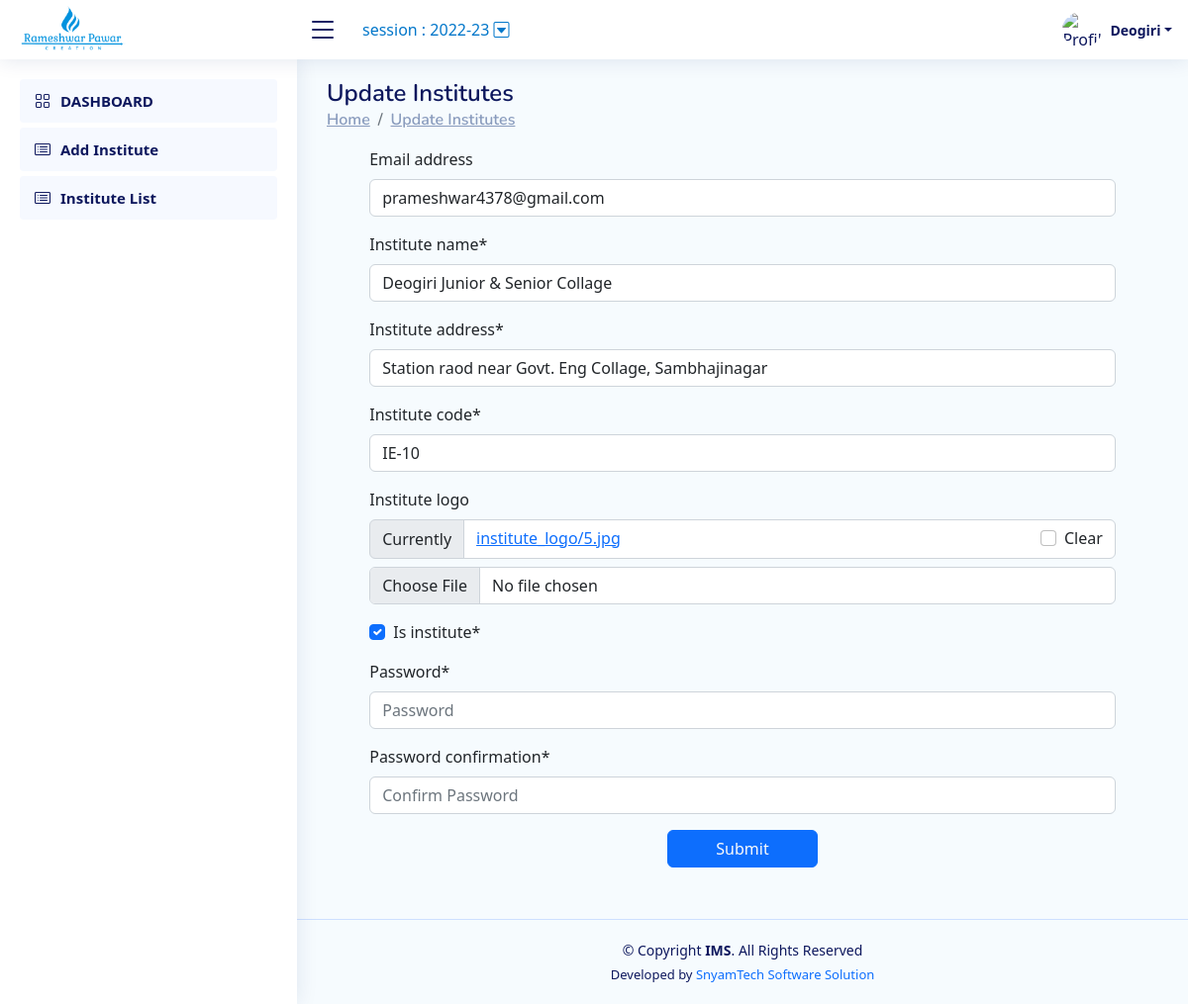
Page /Developer/update_institute/2 (signed in) on the committed database.
### Developer/models.py (models this page shows)
class CustomUser(AbstractUser):
    id = models.AutoField(primary_key=True)
    username = models.CharField(max_length=255,null=True,unique=True)
    academic_session=models.CharField(max_length=255,null=True,blank=True, choices=FINANCIAL_YEAR,default="2022-23")
    is_institute=models.BooleanField(default=False)
    institute_logo=models.ImageField( upload_to="institute_logo/", null=True,blank=True)
    institute_name = models.CharField(max_length=255,null=True)
    institute_address = models.CharField(max_length=500,null=True)
    institute_code = models.CharField(max_length=500,null=True)
    institute_is_completed=models.BooleanField(default=False)
    is_staff=models.BooleanField(default=False)
    staff_name=models.CharField(max_length=255,null=True)
    staff_id_no=models.CharField(max_length=50,null=True)
    staff_profile=models.ImageField( upload_to="staff_profile/", null=True,blank=True)
    is_student=models.BooleanField(default=False)
    student_profile=models.ImageField(upload_to="student_profile/", null=True,blank=True)
    student_prn_no=models.CharField(max_length=50,null=True,unique=True)
    student_admission_date=models.DateField(auto_now=False, auto_now_add=False,null=True)
    student_name=models.CharField(max_length=255,null=True)
    student_gender=models.CharField(max_length=255,null=True,choices=GENDER)
    student_dob=models.DateField(auto_now=False, auto_now_add=False,null=True)
    student_mobile=models.CharField(max_length=255,null=True)
    student_village=models.CharField(max_length=255,null=True)
    student_taluka=models.CharField(max_length=255,null=True)
    student_dist=models.CharField(max_length=255,null=True)
    parent_name=models.CharField(max_length=255,null=True,blank=True)
    parent_mobile=models.CharField(max_length=255,null=True,blank=True)
    parent_village=models.CharField(max_length=255,null=True,blank=True)
    parent_taluka=models.CharField(max_length=255,null=True,blank=True)
    parent_dist=models.CharField(max_length=255,null=True,blank=True)
    student_collage=models.CharField(max_length=255,null=True,blank=True)
    student_collage_address=models.CharField(max_length=255,null=True,blank=True)
    student_class=models.CharField(max_length=255,null=True,choices=CLASS)
    batch=models.CharField(max_length=255,null=True,blank=True)
    group=models.CharField(max_length=255,null=True,blank=True)
    status=models.CharField(max_length=255,null=True,choices=STUDENT_STATUS)
    date_time=models.DateTimeField(auto_now=False, auto_now_add=True,null=True)
    tour_is_completed=models.BooleanField(default=False)
    is_institute_profile_completed=models.BooleanField(default=False)

### Developer/views.py (the view)
# urls.py: path('update_institute/<int:id>', views.update_institute,name="update_institute"),
def update_institute(request,id):
    if request.method=="POST":
        pi=CustomUser.objects.get(pk=id)
        fm=Custom_Institute_Update_Form(request.POST,request.FILES, instance=pi)
        if fm.is_valid():
            fm.save()
            messages.success(request,'Notification Updated Successfully')
            return redirect('/Developer/institute_list/')
    else:
        pi=CustomUser.objects.get(pk=id)
        fm=Custom_Institute_Update_Form(instance=pi)
    return render(request,'update_institute.html',{'form':fm})

### Developer/forms.py (shortened to what this page needs)
class Custom_Institute_Update_Form(UserCreationForm):
    def __init__(self, *args, **kwargs):
        super().__init__(*args, **kwargs)
        self.fields['password1'].widget = forms.PasswordInput(attrs={'autocomplete': 'new-password', 'placeholder': 'Password'})
        self.fields['password2'].widget = forms.PasswordInput(attrs={'autocomplete': 'new-password', 'placeholder': 'Confirm Password'})
        self.fields['password1'].help_text = None
        self.fields['password2'].help_text = None
    is_institute = forms.BooleanField(widget=forms.CheckboxInput(attrs={'class': 'checkbox'}), initial=True)
    class Meta:
        model = CustomUser
        exclude = ('username',)
        fields = ('email', 'institute_name', 'institute_address', 'institute_code', 'institute_logo', 'is_institute', 'password1', 'password2')

### Developer/templates/update_institute.html (shortened to what this page needs)
{% extends 'developer_base.html' %}
{% load crispy_forms_tags %}
{% block content %}
<main id="main" class="main">
  <div class="pagetitle">
    <h1>Update Institutes</h1>
    <nav>
      <ol class="breadcrumb">
        <li class="breadcrumb-item"><a href="#">Home</a></li>
        <li class="breadcrumb-item"><a href="#">Update Institutes</a></li>
      </ol>
    </nav>
  </div>
  <section class="section dashboard">
    <div class="row">
      <div class="col-lg-12">
        <div class="row">
          <div class="container" style="max-width:90%;">
            <form method="POST" enctype="multipart/form-data" >
              {{form|crispy}}
              <center> <input type="submit" value="Submit" class="btn btn-primary text-light px-5 px-3"></center>
            </form>
          </div>
        </div>
      </div>
    </div>
  </section>
</main>
<div id="loading-spinner" class="spinner-border text-primary" role="status">
  <span class="sr-only">Loading...</span>
</div>
{% endblock content %}

### Developer/templates/developer_base.html (shortened to what this page needs)
{% load static %}
<!DOCTYPE html>
<html lang="en">
<head>
    <link href="https://unpkg.com/aos@2.3.1/dist/aos.css" rel="stylesheet">
    <link rel="stylesheet" href="https://cdn.jsdelivr.net/npm/bootstrap-icons@1.10.3/font/bootstrap-icons.css">
  <link rel="stylesheet" href="{% static 'css/base_style.css' %}">
<link rel="stylesheet" href="https://cdn.jsdelivr.net/npm/bootstrap@5.2.2/dist/css/bootstrap.min.css">
<link rel="stylesheet" href="https://cdn.datatables.net/1.11.3/css/dataTables.bootstrap5.min.css">
</head>
<body>
<header id="header" class="header fixed-top d-flex align-items-center">
  <div class="d-flex align-items-center justify-content-between">
      <a href=" " class="logo d-flex align-items-center">
          <img src="{% static 'img/developer_logo.png' %}" alt="IMS - Logo">
      </a>
      <i class="bi bi-list toggle-sidebar-btn"></i>
  </div>
  <div class="px-4" >
     <a href="" style="text-decoration:none;color:rgb(3, 119, 202);"  data-toggle="modal" data-target="#update_academic_session"> <span class="session_title"> session :</span> {{user.academic_session}} <span class="session_icon">  <i class="bi bi-caret-down-square" ></i></span></a>
  </div>
  <nav class="header-nav ms-auto">
      <ul class="d-flex align-items-center">
          <li class="nav-item dropdown pe-3 text-center  ">
              <a class="nav-link nav-profile d-flex align-items-center pe-0" href="#" data-bs-toggle="dropdown">
                {% if request.user.institute_logo %}
                  <img src="/media/{{request.user.institute_logo}}" alt="Profile" class="rounded-circle"  style="width:40px; height:40px;">
                  {% else %}
                  <img src="{% static 'img/profile_sample.jpg' %}" alt="Profile" class="rounded-circle" style="width:40px; height:40px;">
                  {% endif %}
                  <span class="d-none d-md-block dropdown-toggle ps-2"> {{request.user.username}}</span>
              </a>
          </li>
      </ul>
  </nav>
</header>
<aside id="sidebar" class="sidebar">
  <ul class="sidebar-nav" id="sidebar-nav">
    <li class="nav-item">
          <a class="nav-link " href="{% url 'institute_dashboard' %}">
              <i class="bi bi-grid"></i>
              <span>DASHBOARD</span>
          </a>
      </li>
      <li class="nav-item">
        <a class="nav-link " href="{% url 'add_institute' %}">
          <i class="bi bi-card-list"></i>
            <span>Add Institute</span>
        </a>
      </li>
      <li class="nav-item">
        <a class="nav-link " href="{% url 'institute_list' %}">
          <i class="bi bi-card-list"></i>
            <span>Institute List</span>
        </a>
      </li>
  </ul>
</aside>
  {% block content %}{% endblock content %}
  <footer id="footer" class="footer text-center">
      <div class="copyright">
          &copy; Copyright <strong><span>IMS</span></strong>. All Rights Reserved
      </div>
      <div class="credits">
          Developed by <a href="https://prameshwar4378.github.io/My_Portfolio/" style="text-decoration:none;">SnyamTech Software Solution</a>
      </div>
  </footer>
</body>
</html>

### Developer/templates/developer_base.html (style rules this page uses)
body { background:#F6FBFE; }

### rows in the picture
CustomUser: academic_session "2022-23", user.username "Deogiri"
CustomUser: email "prameshwar4378@gmail.com", institute_name "Deogiri Junior & Senior Collage", institute_address "Station raod near Govt. Eng Collage, Sambhajinagar", institute_code "IE-10", is_institute "☑"
